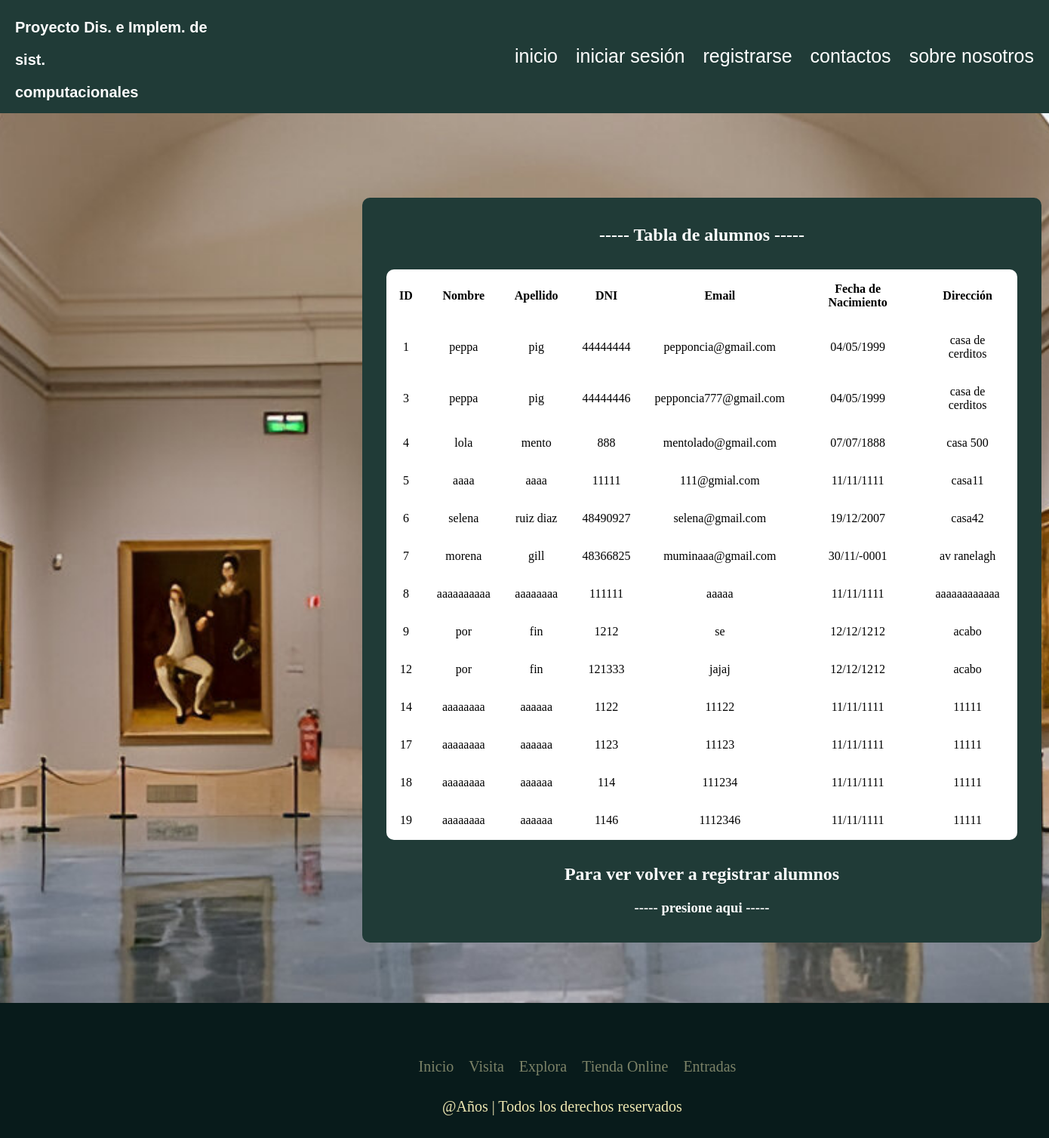
The app's page /alumnos_reg.php with its own data.
### tables this page shows
CREATE TABLE `alumnos` (
  `id` int(11) NOT NULL,
  `Nombre` text NOT NULL,
  `Apellido` text NOT NULL,
  `DNI` int(8) NOT NULL,
  `Email` varchar(40) NOT NULL,
  `Fecha_Nacimiento` date NOT NULL,
  `Direccion` varchar(40) NOT NULL
);

### crud/select-estudiantes.php (called while the page is built, shortened)
<?php
function obtener_estudiantes() {
    try {
        $conexion = mysqli_connect(hostname:"localhost", username:"root", password:"", database:"cuchurrumines") or die ("error1");
        mysqli_select_db(mysql: $conexion, database: "cuchurrumines") or die ("error conectar base de datos");
        $sql = "SELECT * FROM alumnos;";
        $consulta = mysqli_query($conexion, $sql);
        return $consulta;
    } catch (\Throwable $th) {
        var_dump($th);
    }
}
?>

### crud/listar-estudiantes.php (the view)
<?php
    require ("select-estudiantes.php");
    $consulta = obtener_estudiantes();
?>
    <section class="section_Estu">
        <h1 class="link">----- Tabla de alumnos -----</h1>
        <div>
            <table class="tabla_Estu">
                    <thead>
                        <tr>
                            <th>ID</th>
                            <th>Nombre</th>
                            <th>Apellido</th>
                            <th>DNI</th>
                            <th>Email</th>
                            <th>Fecha de Nacimiento</th>
                            <th>Dirección</th>
                        </tr>
                    </thead>
                    <tbody>
                    <?php
                    while($servicio = mysqli_fetch_assoc($consulta)) { ?>
                        <tr>
                        <td><?php echo $servicio['id']; ?></td>
                        <td><?php echo $servicio['Nombre']; ?></td>
                        <td><?php echo $servicio['Apellido']; ?></td>
                        <td><?php echo $servicio['DNI']; ?></td>
                        <td><?php echo $servicio['Email']; ?></td>
                        <td><?php echo date("d/m/Y", strtotime($servicio['Fecha_Nacimiento'])); ?></td>
                        <td><?php echo $servicio['Direccion']; ?></td>
                        </tr>
                    <?php } ?>
                </tbody>
            </table>
        </div>
        <div class="textobtn">
                <h2> Para ver volver a registrar alumnos</h2>
                <nav>
                        <a class="link" href="registrar_alumno.php"><h3>----- presione aqui -----</h3></a>
                </nav>
        </div>
    </section>

### alumnos_reg.php (shortened to what this page needs)
<!DOCTYPE html>
<html lang="en">
<head>
    <link rel="stylesheet" href="css/form.css">
</head>
<body>
<?php
        include("header.php");
        include("crud/listar-estudiantes.php");
        include("footer.php");
?>
</body>
</html>

### header.php
<header>
        <div class="sectionheader">
        <h3 class="texth"> Proyecto Dis. e Implem. de </h3>
        <h3 class="texth"> sist.</h3>
        <h3 class="texth"> computacionales</h3>
        </div>
        <div class="n2">
            <nav class="navbar">
            <a href="./index.php" class="text1">inicio</a>
            <a href="./login.php" class="text1">iniciar sesión</a>
            <a href="./registrarse.php" class="text1">registrarse</a>
            <a href="#" class="text1">contactos</a>
            <a href="#" class="text1">sobre nosotros</a>
            </nav>
        </div>
</header>

### footer.php (shortened to what this page needs)
<footer class="footer">
       <ul class="social-icon">
         <li class="icon-elem">
         </li>
         <li class="icon-elem">
         </li>
         <li class="icon-elem">
         </li>
       </ul>
       <ul class="menu">
         <li class="menu-elem">
           <a href="" class="menu-icon"> Inicio </a>
         </li>
         <li class="menu-elem">
           <a href="" class="menu-icon"> Visita </a>
         </li>
         <li class="menu-elem">
           <a href="" class="menu-icon"> Explora </a>
         </li>
         <li class="menu-elem">
           <a href="" class="menu-icon"> Tienda Online </a>
         </li>
         <li class="menu-elem">
           <a href="" class="menu-icon"> Entradas </a>
         </li>
       </ul>
       <p class="text">@Años | Todos los derechos reservados</p>
     </footer>

### css/form.css (style rules this page uses)
body { margin: 0px; padding: 0px; background-image: url("img/estatuas.png"); background-repeat: no-repeat; background-position: center center; background-attachment: fixed; background-size: cover; }
header { background: #203B37; height: 150px; display: flex; justify-content:space-between; }
.sectionheader { padding-right: 20px; justify-content: space-around; padding-top: 5px; }
.texth { padding-left: 20px; color: #fff; font-size: 20px; text-decoration: none; font-family: 'Franklin Gothic Medium', 'Arial Narrow', Arial, sans-serif; }
.text1 { padding-left: 20px; color: #fff; font-size: 25px; text-decoration: none; font-family: 'Franklin Gothic Medium', 'Arial Narrow', Arial, sans-serif; }
.n2 { display: flex; padding-right: 20px; justify-content: space-around; padding-top: 60px; }
.text { color:#0b0808; }
.footer { position: relative; width: 100%; background: #081B1B; min-height: 100px; padding: 20px 50px; display: flex; justify-content: center; align-items: center; flex-direction: column; }
.social-icon { display: flex; justify-content: center; align-items: center; position: relative; margin: 10px 5px; flex-wrap: wrap; }
.icon-elem { list-style: none; }
.menu { display: flex; justify-content: center; position: relative; align-items: center; margin: 10px 0; flex-wrap: wrap; }
.menu-elem { list-style: none; }
.menu-icon { color: #EEE8B2; font-size: 20px; display: inline-block; text-decoration: none; margin: 5px 10px; opacity: 0.5; transition: 0.3s; }
.text { color: #EEE8B2; text-align: center; margin-top: 15px; margin-bottom: 10px; font-size: 20px; }
.section_Estu { border-radius: 10px 10px 10px 10px; background-color:#203B37; height: auto; margin-top: 7rem; text-align: center; width: 900px; margin-left: 30rem; padding-top: 1rem; }
.tabla_Estu { border-radius: 10px 10px 10px 10px; margin: 2rem; background-color: #ffffff; width: auto; }
th { padding: 15px; }
td { padding: 15px; }
.textobtn { color: #ffffff; height: auto; align-items: center; text-align: center; padding-bottom: 1rem; margin-bottom: 5rem; }
.link { text-decoration: none; color: #ffffff; }

### alumnos_reg.php (style rules this page uses)
body { background-image: url("img/estatuas.png"); background-repeat: no-repeat; background-position: center center; background-attachment: fixed; background-size: cover; }

### records on screen
alumnos: id "1", Nombre "peppa", Apellido "pig", DNI "44444444", Email "pepponcia@gmail.com", Fecha_Nacimiento "04/05/1999", Direccion "casa de cerditos"
alumnos: id "3", Nombre "peppa", Apellido "pig", DNI "44444446", Email "pepponcia777@gmail.com", Fecha_Nacimiento "04/05/1999", Direccion "casa de cerditos"
alumnos: id "4", Nombre "lola", Apellido "mento", DNI "888", Email "mentolado@gmail.com", Fecha_Nacimiento "07/07/1888", Direccion "casa 500"
alumnos: id "5", Nombre "aaaa", Apellido "aaaa", DNI "11111", Email "111@gmial.com", Fecha_Nacimiento "11/11/1111", Direccion "casa11"
alumnos: id "6", Nombre "selena", Apellido "ruiz diaz", DNI "48490927", Email "selena@gmail.com", Fecha_Nacimiento "19/12/2007", Direccion "casa42"
alumnos: id "7", Nombre "morena", Apellido "gill", DNI "48366825", Email "muminaaa@gmail.com", Fecha_Nacimiento "30/11/-0001", Direccion "av ranelagh"
alumnos: id "8", Nombre "aaaaaaaaaa", Apellido "aaaaaaaa", DNI "111111", Email "aaaaa", Fecha_Nacimiento "11/11/1111", Direccion "aaaaaaaaaaaa"
alumnos: id "9", Nombre "por", Apellido "fin", DNI "1212", Email "se", Fecha_Nacimiento "12/12/1212", Direccion "acabo"
alumnos: id "12", Nombre "por", Apellido "fin", DNI "121333", Email "jajaj", Fecha_Nacimiento "12/12/1212", Direccion "acabo"
alumnos: id "14", Nombre "aaaaaaaa", Apellido "aaaaaa", DNI "1122", Email "11122", Fecha_Nacimiento "11/11/1111", Direccion "11111"
alumnos: id "17", Nombre "aaaaaaaa", Apellido "aaaaaa", DNI "1123", Email "11123", Fecha_Nacimiento "11/11/1111", Direccion "11111"
alumnos: id "18", Nombre "aaaaaaaa", Apellido "aaaaaa", DNI "114", Email "111234", Fecha_Nacimiento "11/11/1111", Direccion "11111"
alumnos: id "19", Nombre "aaaaaaaa", Apellido "aaaaaa", DNI "1146", Email "1112346", Fecha_Nacimiento "11/11/1111", Direccion "11111"
